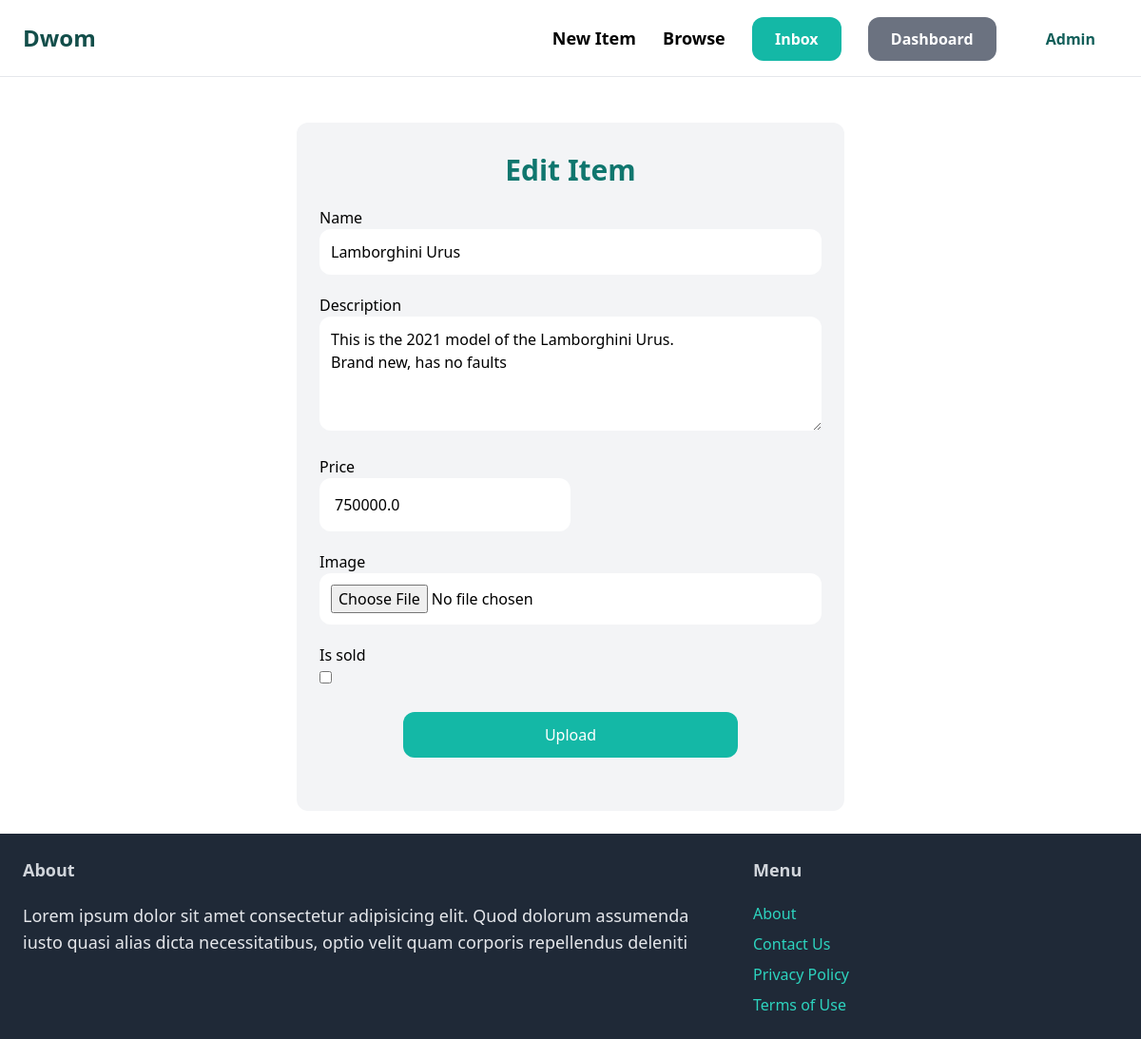
/items/edit/1 (signed in), run on the app's committed database.
### item/models.py (models this page shows, shortened)
class Item(models.Model):
    category = models.ForeignKey(Category, related_name='items', to_field='name', on_delete=models.CASCADE)
    name = models.CharField(max_length=255)
    description = models.TextField(blank=True, null=True)
    price = models.FloatField()
    image = models.ImageField(upload_to='item_images', blank=True, null=True)
    is_sold = models.BooleanField(default=False)
    created_by = models.ForeignKey(User, related_name = 'items', on_delete=models.CASCADE)
    created_at = models.DateTimeField(auto_now_add = True)

### item/views.py (the view)
# urls.py: path('items/edit/<int:id>', item_views.edit, name='edit_item'),
def edit(request, id):
    item = get_object_or_404(Item, id=id)
    if item.created_by == request.user:
        form = EditItemForm(instance=item)
        if request.method == 'POST':
            form = EditItemForm(request.POST, request.FILES, instance=item)
            if form.is_valid():
                form.save()
                return redirect('detail', id)
        context = {'form': form}
        return render(request, 'item/edit-item.html', context)
    else:
        messages.info(request, 'You cannot edit this item')
        return redirect('detail', id)

### item/forms.py
class EditItemForm(forms.ModelForm):
    class Meta:
        model = Item
        exclude = ['created_by', 'created_at', 'category']
        widgets = {
            'price': forms.NumberInput(attrs={'class': 'w-1/2 rounded-xl p-4'}),
            'description': forms.Textarea(attrs={
                'placeholder': 'item brand, model, year, condition, faults, etc',
                'rows': 4,
                'class': 'w-full p-3 rounded-xl'
            }),
            'name': forms.TextInput(attrs={
                'placeholder': 'e.g: nasco fridge',
                'class': 'w-full p-3 rounded-xl'
            }),
            'image': forms.FileInput(attrs={
                'class': 'w-full p-3 rounded-xl bg-white'
            }),
            'is_sold': forms.CheckboxInput(attrs={'class': 'p-3 rounded-xl'})
        }

### item/templates/item/edit-item.html (shortened to what this page needs)
{% extends 'core/base.html' %}
{% block content %}
    <div class="mt-6 py-8 px-6 bg-gray-100 rounded-xl w-1/2 mx-auto">
        <h1 class="text-3xl text-teal-700 font-semibold text-center">Edit Item</h1>
        <form action="" class="w-full" method="post" enctype="multipart/form-data">
            {% for field in form %}
                    <div class="my-5">
                        {{field.label}} <br>
                        {{field}}
                    </div>
                {% endfor %}
            <div class="my-6 w-2/3 mx-auto">
                <button class="text-white text-base w-full py-3 rounded-xl px-3 bg-teal-500 hover:bg-teal-700" type="submit">Upload</button>
            </div>
        </form>
    </div>
{% endblock content %}

### core/templates/core/base.html (shortened to what this page needs)
<!DOCTYPE html>
<html lang="en">
<head>
    <script src="https://cdn.tailwindcss.com"></script>
</head>
<body>
    <nav class="px-6 py-6 flex justify-between items-center border-b border-gray-200">
        <a href="/" class="text-2xl font-semibold text-teal-900">Dwom</a>
        <div class="space-x-6">
            <a href="{% url 'create_item' %}" class="text-lg font-semibold hover:text-gray-500">New Item</a>
            <a href="{% url 'browse' %}" class="text-lg font-semibold hover:text-gray-500">Browse</a>
            {% if request.user.is_authenticated %}
            <a href="" class="px-6 py-3 text-base font-semibold bg-teal-500 text-white rounded-xl hover:bg-teal-700">Inbox</a>
            <a href="{% url 'dashboard' %}" class="px-6 py-3 text-base font-semibold bg-gray-500 text-white rounded-xl hover:bg-gray-700">Dashboard</a>
            <a href="" class="px-6 py-3 text-base text-teal-800 font-bold hover:text-teal-950 rounded-xl">{{user.username | capfirst}}</a>
            {% else %}
                <a href="{% url 'signup' %}" class="px-6 py-3 text-base font-semibold bg-teal-500 text-white rounded-xl hover:bg-teal-700">Sign up</a>
                <a href="{% url 'login' %}" class="px-6 py-3 text-base font-semibold bg-gray-500 text-white rounded-xl hover:bg-gray-700">Log in</a>
            {% endif %}
        </div>
    </nav>
    <div class="px-6 py-6">
        {% block content %}
        {% endblock content %}
    </div>
    <footer class="px-6 py-6 bg-gray-800 flex justify-between">
        <div class="w-2/3 pr-10">
            <h1 class="mb-5 text-lg font-semibold text-gray-300">About</h1>
            <p class="text-lg text-gray-200">Lorem ipsum dolor sit amet consectetur adipisicing elit. Quod dolorum assumenda iusto quasi alias dicta necessitatibus, optio velit quam corporis repellendus deleniti</p>
        </div>
        <div class="w-1/3">
            <h1 class="mb-5 text-lg font-semibold text-gray-300">Menu</h1>
            <ul class="space-y-2">
                <li><a href="" class="text-teal-400 hover:text-teal-700">About</a></li>
                <li><a href="{% url 'contact' %}" class="text-teal-400 hover:text-teal-700">Contact Us</a></li>
                <li><a href="" class="text-teal-400 hover:text-teal-700">Privacy Policy</a></li>
                <li><a href="" class="text-teal-400 hover:text-teal-700">Terms of Use</a></li>
            </ul>
        </div>
    </footer>
</body>
</html>

### data on the page
Item: form "Lamborghini Urus" "This is the 2021 model of the Lamborghini Urus. Brand new, has no faults" "750000.0"

### other printed values
{{ user.username | capfirst }} "Admin"
{{ field.label }} "Name" "Description" "Price" "Image" "Is sold"
